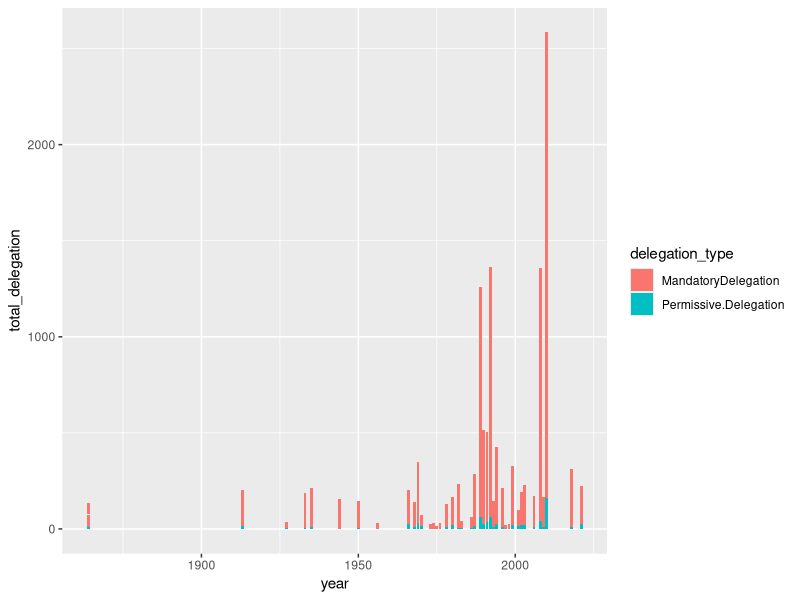

R code for this plot:
library(tidyverse)

delegation_data <- 
  read_csv("script_2_output/script_2_count_dates.csv") |> 
  pivot_longer(cols = c(MandatoryDelegation, Permissive.Delegation), 
               names_to = "delegation_type", 
               values_to = "total_delegation")

delegation_data |>
  ggplot(aes(x = year, y = total_delegation)) +
  geom_col(aes(fill = delegation_type))